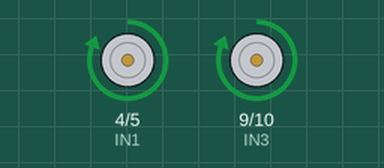
Recording of a sketch running on a simulated Arduino Uno, built with avr-gcc and run on an emulated ATmega328P. On the bench: motor-driver pin pairs drawn as motors (green arrow = first pin HIGH = forward, orange = second pin HIGH = backward, longer = more drive).

Above: at 0.7 s.
At 2.0 s:
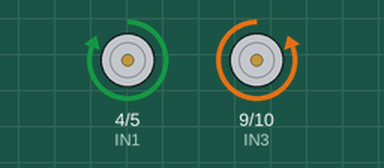
At 3.0 s:
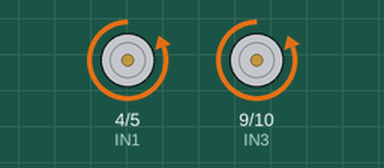
At 4.0 s:
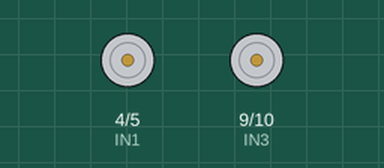
Timing chart, 0 to 5.9 s (numbered marks = the images above):
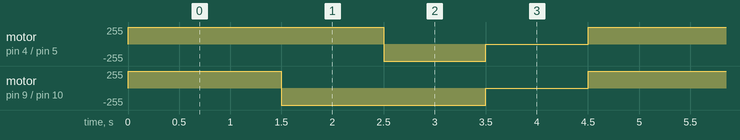

Measured:
- by itself, motor on pin 4 (IN1) / pin 5 (IN2): repeats every 4.5 s: backward 255/255 1.0 s, stopped 1.0 s, forward 255/255 2.5 s
- by itself, motor on pin 9 (IN3) / pin 10 (IN4): repeats every 4.5 s: backward 255/255 2.0 s, stopped 1.0 s, forward 255/255 1.5 s

The sketch:

origami_bot.ino
```cpp
// ---------------------------------------------------------------- //
// Arduino Origami Bot Project
// Created by Daniel Jordan, USF Department of Engineering
// Using Arduino IDE 1.8.19
// Tested Jan. 20 2023
// ---------------------------------------------------------------- //

#define IN1 4 // connect IN1 on the H-Bridge to Arduino pin 4
#define IN2 5 // connect IN2 on the H-Bridge to Arduino pin 5

#define IN3 9 // connect IN3 on the H-Bridge to Arduino pin 9
#define IN4 10 // connect IN4 on the H-Bridge to Arduino pin 10

void setup()
{
    pinMode(IN1, OUTPUT);
    pinMode(IN2, OUTPUT);
    pinMode(IN3, OUTPUT);
    pinMode(IN4, OUTPUT);
}

void loop() {
    // Moves the robot straight for 1.5 seconds
    digitalWrite(IN1, HIGH);
    digitalWrite(IN2, LOW);
    digitalWrite(IN3, HIGH);
    digitalWrite(IN4, LOW);
    delay(1500);

    // Turns the robot for 1.0 seconds
    digitalWrite(IN1, HIGH);
    digitalWrite(IN2, LOW);
    digitalWrite(IN3, LOW);
    digitalWrite(IN4, HIGH);
    delay(1000);

    // Moves the robot backwards for 1.0 seconds
    digitalWrite(IN1, LOW);
    digitalWrite(IN2, HIGH);
    digitalWrite(IN3, LOW);
    digitalWrite(IN4, HIGH);
    delay(1000);

    // Stops the robot for 1.0 seconds
    digitalWrite(IN2, LOW);
    digitalWrite(IN4, LOW);
    delay(1000);
}
```
